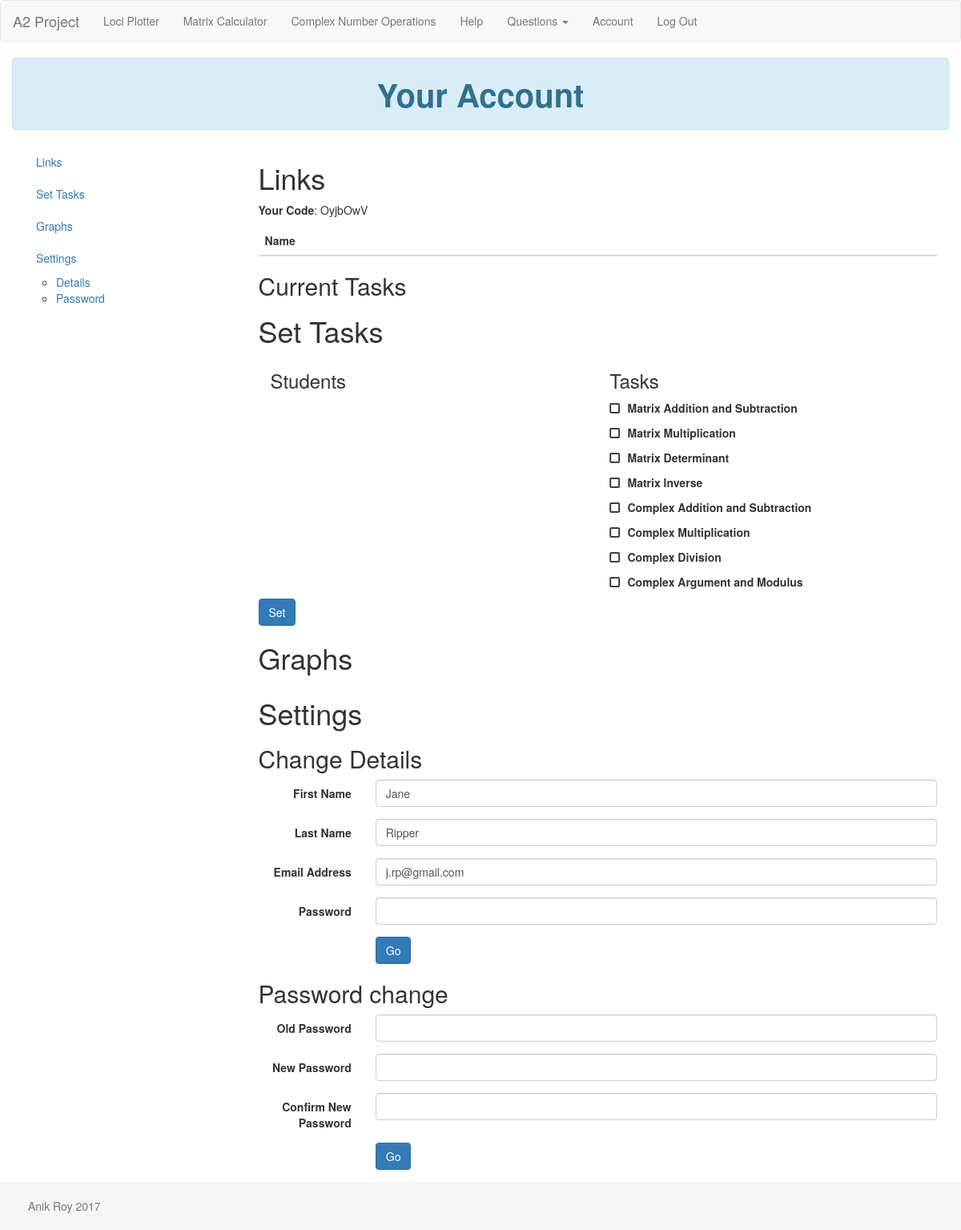
The app's page /account (signed in) with its own data.
### app/models.py (models this page shows, shortened)
class User(db.Model):
    user_id = db.Column('user_id', db.Integer, primary_key=True)
    fname = db.Column(db.String(80), unique=False)
    lname = db.Column(db.String(80), unique=False)
    email = db.Column(db.String(120), unique=True)
    password = db.Column(db.String(120), unique=False)
    authenticated = db.Column(db.Boolean, default=False)
    confirmed = db.Column(db.Boolean)
    role = db.Column(db.String(50))
    graphs = db.relationship('Graph', backref="user",
                             cascade="all, delete-orphan", lazy="dynamic")
    __mapper_args__ = {
        'polymorphic_identity': 'user',
        'polymorphic_on': role
    }

class Teacher(User):
    __tablename__ = 'teacher'
    teacher_id = db.Column(db.Integer, primary_key=True)
    user_id = db.Column(db.Integer, db.ForeignKey('user.user_id'))
    code = db.Column(db.String(7))
    students = db.relationship('Student', secondary='links',
                               backref=db.backref('teachers', lazy='dynamic'),
                               lazy='dynamic')
    tasks = db.relationship('Task', backref="teacher",
                            cascade="all, delete-orphan", lazy="dynamic")
    __mapper_args__ = {
        'polymorphic_identity': 'teacher',
    }

class User(db.Model):
    user_id = db.Column('user_id', db.Integer, primary_key=True)
    fname = db.Column(db.String(80), unique=False)
    lname = db.Column(db.String(80), unique=False)
    email = db.Column(db.String(120), unique=True)
    password = db.Column(db.String(120), unique=False)
    authenticated = db.Column(db.Boolean, default=False)
    confirmed = db.Column(db.Boolean)
    role = db.Column(db.String(50))
    graphs = db.relationship('Graph', backref="user",
                             cascade="all, delete-orphan", lazy="dynamic")
    __mapper_args__ = {
        'polymorphic_identity': 'user',
        'polymorphic_on': role
    }

### app/routes/user.py (the view, shortened to what this page needs)
@user.route('/account', methods=['GET', 'POST'])
@login_required
def account():
    user_id = current_user.user_id
    u = User.query.get(user_id)
    if u.role == 'student':
        changeform = ChangeDetailsForm(obj=u)
        linkform = TeacherLinkForm()
        pwform = ChangePasswordForm1()
        if linkform.link_submit.data and linkform.validate_on_submit():
            t = Teacher.query.filter_by(code=linkform.link_code.data).first()
            if t:
                s = Student.query.filter_by(user_id=user_id).first()
                a = t.add_student(s)
                if not a:
                    flash('Already linked to this teacher')
                    return render_template('user/student_account.html',
                        student=u, qs=QUESTIONS, linkform=linkform, changeform=changeform, pwform=pwform)
                db.session.add(a)
                db.session.commit()
                flash('Successfully linked')
                return render_template('user/student_account.html',
                    student=u, qs=QUESTIONS, linkform=linkform,
                    changeform=changeform, pwform=pwform)
            else:
                flash('No teacher with that code')
                return render_template('user/student_account.html',
                    student=u, qs=QUESTIONS, linkform=linkform,
                    changeform=changeform, pwform=pwform)
        if changeform.change_submit.data and changeform.validate_on_submit():
            if u.check_pw(changeform.password.data):
                u.fname = changeform.fname.data
                u.lname = changeform.lname.data
                u.email = changeform.email.data
                db.session.add(u)
                db.session.commit()
                flash('Details changed successfully')
                return render_template('user/student_account.html',
                    student=u, qs=QUESTIONS, linkform=linkform,
                    changeform=changeform, pwform=pwform)
            else:
                flash('Incorrect password')
                return render_template('user/student_account.html',
                    student=u, qs=QUESTIONS, linkform=linkform,
                    changeform=changeform, pwform=pwform)
        if pwform.pw_submit.data and pwform.validate_on_submit():
            if u.check_pw(pwform.old_password.data):
                u.password = generate_password_hash(pwform.password.data)
                db.session.add(u)
                db.session.commit()
                flash('Password changed successfully')
                return render_template('user/student_account.html',
                    student=u, qs=QUESTIONS, linkform=linkform,
                    changeform=changeform, pwform=pwform)
            else:
                flash('Incorrect password')
                return render_template('user/student_account.html',
                    student=u, qs=QUESTIONS, linkform=linkform,
                    changeform=changeform, pwform=pwform)
        return render_template('user/student_account.html', student=u,
                                qs=QUESTIONS, linkform=linkform,
                                changeform=changeform, pwform=pwform)
    elif u.role == 'teacher':
        students = u.students.all()
        choices = [(s.student_id, s.fname+' '+s.lname) for s in students]
        setform = SetTaskForm(choices)
        changeform = ChangeDetailsForm(obj=u)
        pwform = ChangePasswordForm1()
        return render_template('user/teacher_account.html',
            teacher=u, students=students, setform=setform, qs=QUESTIONS,
            pwform=pwform, changeform=changeform)
    else:
        return abort(500)

### app/forms.py
class SetTaskForm(FlaskForm):
    student_select = MultiCheckboxField('Students',
                                        [validators.Required()], coerce=int)
    task_select = MultiCheckboxField('Tasks',[validators.Required()], coerce=int, choices=[(q['id'], q['topic'] + '  ' + q['name']) for q in QUESTIONS])
    set_submit = SubmitField('Go')
    def __init__(self, selection_choices):
        super(SetTaskForm, self).__init__()
        self.student_select.choices = selection_choices

class ChangeDetailsForm(FlaskForm):
    fname = TextField('First Name', [validators.Required()])
    lname = TextField('Last Name', [validators.Required()])
    email = EmailField('Email Address',
                       [validators.DataRequired(), validators.Email()])
    password = PasswordField('Password', [validators.Required()])
    change_submit = SubmitField('Go')

### app/views.py (called while the page is built)
@login_manager.user_loader
def user_loader(email):
    return User.query.filter_by(email=email).first()

### app/templates/user/teacher_account.html (shortened to what this page needs)
{% extends "layout.html" %}
{% block head %}
{{ super() }}
<link rel="stylesheet" href="{{ url_for('static',filename='styles/account.css') }}">
<link rel="stylesheet" href="{{ url_for('static',filename='image-picker/image-picker.css') }}">
<link rel="stylesheet" href="http://netdna.bootstrapcdn.com/font-awesome/3.2.1/css/font-awesome.css">
{% endblock %}
{% block main %}
<div id="title" class="row">
  <div class="col-sm-12">
    <div class="alert alert-info title">
      <strong>Your Account</strong>
    </div>
  </div>
</div>
<div data-spy="scroll" data-target=".scrollspy" style="position:relative">
<div class="col-md-3 scrollspy">
  <ul id="nav" class="nav hidden-xs hidden-sm affix-top" data-spy="affix">
    <li><a href="#links">Links</a></li>
    <li><a href="#set">Set Tasks</a></li>
    <li><a href="#graphs">Graphs</a></li>
    <li><a href="#settings">Settings</a>
      <ul id="nav">
        <li>
          <a href="#change-details">Details</a>
        </li>
        <li>
          <a href="#pwd">Password</a>
        </li>
      </ul>
    </li>
  </ul>
</div>
<div class="col-md-9">
  <section id="links">
    <h1>Links</h1>
    <p><strong>Your Code</strong>:&nbsp;{{ teacher.code }}</p>
    <table id="links-table" class="table">
      <thead>
        <th>Name</th>
        <th></th>
      </thead>
    </table>
    <h2>Current Tasks</h2>
  </section>
  <section id="set">
    <h1>Set Tasks</h1>
    <form method="post", action="{{ url_for('user.account') }}">
      <div class="col-xs-6">
        <h3>Students</h3>
      </div>
      <div class="col-xs-6">
        <h3>Tasks</h3>
        {% for task in setform.task_select %}
        <div class="form-check">
          <label class="form-check-label">
            {{ task.label }}
        </div>
        {% endfor %}
      </div>
      <div>
        {{ setform.set_submit(class="btn btn-primary",value='Set') }}
      </div>
    </form>
  </section>
  <section id="graphs">
    <h1>Graphs</h1>
  </section>
  <section id="settings">
    <h1>Settings</h1>
    <h2>Change Details</h2>
    <form id="change-details" class="form-horizontal" method="post", action="{{ url_for('user.account') }}">
      <div class="form-group">
        {{ changeform.fname.label(class="col-xs-2 control-label") }}
        <div class="col-xs-10">
          {{ changeform.fname(value=teacher.fname,class="form-control") }}
        </div>
      </div>
      <div class="form-group">
        {{ changeform.lname.label(class="col-xs-2 control-label") }}
        <div class="col-xs-10">
          {{ changeform.lname(value=teacher.lname,class="form-control") }}
        </div>
      </div>
      <div class="form-group">
        {{ changeform.email.label(class="col-xs-2 control-label") }}
        <div class="col-xs-10">
          {{ changeform.email(value=teacher.email,class="form-control") }}
        </div>
      </div>
      <div class="form-group">
        {{ changeform.password.label(class="col-xs-2 control-label") }}
        <div class="col-xs-10">
          {{ changeform.password(class="form-control") }}
        </div>
      </div>
      <div class="form-group">
        <div class="col-xs-offset-2 col-xs-10">
          {{ changeform.change_submit(class="btn btn-primary") }}
        </div>
      </div>
    </form>
    <h2>Password change</h2>
    <form id="pwd" class="form-horizontal" method="post", action="{{ url_for('user.account') }}">
      <div class="form-group">
        {{ pwform.old_password.label(class="col-xs-2 control-label") }}
        <div class="col-xs-10">
          {{ pwform.old_password(class="form-control") }}
        </div>
      </div>
      <div class="form-group">
        {{ pwform.password.label(class="col-xs-2 control-label") }}
        <div class="col-xs-10">
          {{ pwform.password(class="form-control") }}
        </div>
      </div>
      <div class="form-group">
        {{ pwform.confirm_password.label(class="col-xs-2 control-label") }}
        <div class="col-xs-10">
          {{ pwform.confirm_password(class="form-control") }}
        </div>
      </div>
      <div class="form-group">
        <div class="col-xs-offset-2 col-xs-10">
          {{ pwform.pw_submit(class="btn btn-primary") }}
        </div>
      </div>
    </form>
  </section>
</div>
</div>
{% endblock %}

### app/static/styles/main.css (style rules this page uses)
html { position: relative; min-height: 100%; }
body { margin-bottom: 60px; }

### app/static/styles/account.css (style rules this page uses)
section { border: 1 px solid black; width: 100% }
.title { text-align: center; font-size: 30pt; }
input[type=checkbox] + label:before { font-family: FontAwesome; display: inline-block; }
input[type=checkbox] + label:before { content: "\f096"; }
input[type=checkbox] + label:before { letter-spacing: 10px; }

### records on screen
Teacher: code "OyjbOwV"
User: fname "Jane", lname "Ripper", email "j.rp@gmail.com"

### other values on screen
{{ task.label }} "Matrix Addition and Subtraction" "Matrix Multiplication" "Matrix Determinant" "Matrix Inverse" "Complex Addition and Subtraction" "Complex Multiplication" "Complex Division" "Complex Argument and Modulus"
{{ changeform.fname.label(class="col-xs-2 control-label") }} "First Name"
{{ changeform.lname.label(class="col-xs-2 control-label") }} "Last Name"
{{ changeform.email.label(class="col-xs-2 control-label") }} "Email Address"
{{ changeform.password.label(class="col-xs-2 control-label") }} "Password"
{{ pwform.old_password.label(class="col-xs-2 control-label") }} "Old Password"
{{ pwform.password.label(class="col-xs-2 control-label") }} "New Password"
{{ pwform.confirm_password.label(class="col-xs-2 control-label") }} "Confirm New Password"
